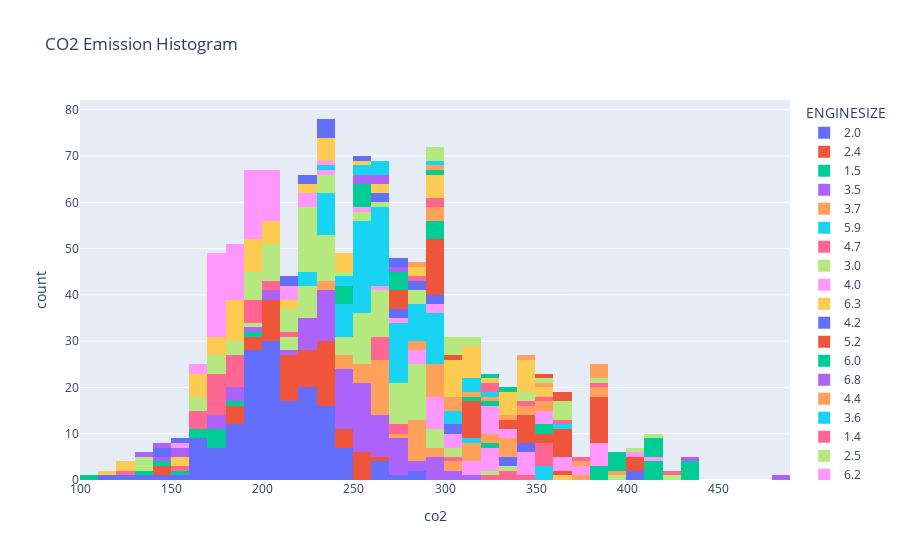

Source (notebook cell):
### Code cell
fig = px.histogram(
    df , 
    x='CO2EMISSIONS' ,
    color= 'ENGINESIZE',
    labels={'CO2EMISSIONS' :'co2'},
    nbins=40,
    title='CO2 Emission Histogram'
)
fig.show()

### Figure 1 — Plotly figure (JSON) as saved in the notebook; plotly's stock layout.template omitted (floating-point values rounded to 4 significant figures; data arrays with more than 128 entries replaced by an {"elided": "..."} marker saying what was removed)
{"data": [{"alignmentgroup": "True", "bingroup": "x", "hovertemplate": "ENGINESIZE=2.0<br>co2=%{x}<br>count=%{y}<extra></extra>", "legendgroup": "2.0", "marker": {"color": "#636efa", "pattern": {"shape": ""}}, "name": "2.0", "nbinsx": 40, "offsetgroup": "2.0", "orientation": "v", "showlegend": true, "type": "histogram", "x": {"elided": "158 int values"}, "xaxis": "x", "yaxis": "y"}, {"alignmentgroup": "True", "bingroup": "x", "hovertemplate": "ENGINESIZE=2.4<br>co2=%{x}<br>count=%{y}<extra></extra>", "legendgroup": "2.4", "marker": {"color": "#EF553B", "pattern": {"shape": ""}}, "name": "2.4", "nbinsx": 40, "offsetgroup": "2.4", "orientation": "v", "showlegend": true, "type": "histogram", "x": [221, 212, 225, 189, 189, 218, 209, 230, 200, 244, 235, 232, 246, 225, 230, 225, 230, 198, 202, 212, 202, 255, 209, 230, 182, 186, 200, 209, 216, 237, 255, 196, 143, 145, 230, 244, 218, 230, 232, 251, 225, 216, 235, 216, 255, 225, 216, 235, 216, 255, 200, 237, 253, 230, 260, 246, 218, 198, 209, 228, 228], "xaxis": "x", "yaxis": "y"}, {"alignmentgroup": "True", "bingroup": "x", "hovertemplate": "ENGINESIZE=1.5<br>co2=%{x}<br>count=%{y}<extra></extra>", "legendgroup": "1.5", "marker": {"color": "#00cc96", "pattern": {"shape": ""}}, "name": "1.5", "nbinsx": 40, "offsetgroup": "1.5", "orientation": "v", "showlegend": true, "type": "histogram", "x": [136, 196, 186, 145, 159, 172, 177, 177, 170, 108, 168, 163], "xaxis": "x", "yaxis": "y"}, {"alignmentgroup": "True", "bingroup": "x", "hovertemplate": "ENGINESIZE=3.5<br>co2=%{x}<br>count=%{y}<extra></extra>", "legendgroup": "3.5", "marker": {"color": "#ab63fa", "pattern": {"shape": ""}}, "name": "3.5", "nbinsx": 40, "offsetgroup": "3.5", "orientation": "v", "showlegend": true, "type": "histogram", "x": [255, 244, 230, 232, 239, 248, 264, 299, 274, 254, 288, 267, 292, 294, 317, 308, 264, 278, 294, 271, 237, 229, 258, 251, 209, 221, 251, 246, 244, 265, 276, 308, 172, 189, 175, 244, 253, 276, 221, 239, 253, 175, 244, 253, 244, 269, 255, 189, 271, 294, 242, 224, 242, 239, 244, 242, 235, 230, 239, 242, 239, 235, 202, 260, 278, 256, 225, 214, 251, 271, 244, 253, 255, 221, 221, 258, 264, 191, 189, 260, 285, 253, 260], "xaxis": "x", "yaxis": "y"}, {"alignmentgroup": "True", "bingroup": "x", "hovertemplate": "ENGINESIZE=3.7<br>co2=%{x}<br>count=%{y}<extra></extra>", "legendgroup": "3.7", "marker": {"color": "#FFA15A", "pattern": {"shape": ""}}, "name": "3.7", "nbinsx": 40, "offsetgroup": "3.7", "orientation": "v", "showlegend": true, "type": "histogram", "x": [255, 267, 281, 283, 264, 283, 264, 308, 288, 308, 288, 235, 244, 244, 235, 248, 265, 269, 283, 255, 267, 253, 267, 271, 294, 260, 281, 281, 262, 283, 290, 253, 264, 262, 269], "xaxis": "x", "yaxis": "y"}, {"alignmentgroup": "True", "bingroup": "x", "hovertemplate": "ENGINESIZE=5.9<br>co2=%{x}<br>count=%{y}<extra></extra>", "legendgroup": "5.9", "marker": {"color": "#19d3f3", "pattern": {"shape": ""}}, "name": "5.9", "nbinsx": 40, "offsetgroup": "5.9", "orientation": "v", "showlegend": true, "type": "histogram", "x": [359, 359, 359], "xaxis": "x", "yaxis": "y"}, {"alignmentgroup": "True", "bingroup": "x", "hovertemplate": "ENGINESIZE=4.7<br>co2=%{x}<br>count=%{y}<extra></extra>", "legendgroup": "4.7", "marker": {"color": "#FF6692", "pattern": {"shape": ""}}, "name": "4.7", "nbinsx": 40, "offsetgroup": "4.7", "orientation": "v", "showlegend": true, "type": "histogram", "x": [338, 354, 338, 354, 347, 352, 304, 264, 267, 269, 262, 350, 359, 327, 278, 276, 269], "xaxis": "x", "yaxis": "y"}, {"alignmentgroup": "True", "bingroup": "x", "hovertemplate": "ENGINESIZE=3.0<br>co2=%{x}<br>count=%{y}<extra></extra>", "legendgroup": "3.0", "marker": {"color": "#B6E880", "pattern": {"shape": ""}}, "name": "3.0", "nbinsx": 40, "offsetgroup": "3.0", "orientation": "v", "showlegend": true, "type": "histogram", "x": [251, 224, 258, 224, 258, 227, 258, 230, 258, 246, 304, 294, 262, 285, 262, 285, 267, 292, 221, 230, 228, 237, 232, 221, 230, 228, 237, 213, 232, 246, 232, 246, 191, 214, 212, 260, 253, 255, 274, 278, 253, 278, 253, 255, 237, 244, 281, 285, 285, 267, 334, 285, 285, 278, 283, 283, 277, 292, 292, 301, 324, 278, 235, 281, 251, 260, 264, 260, 286, 275, 281, 264, 264, 271, 271], "xaxis": "x", "yaxis": "y"}, {"alignmentgroup": "True", "bingroup": "x", "hovertemplate": "ENGINESIZE=4.0<br>co2=%{x}<br>count=%{y}<extra></extra>", "legendgroup": "4.0", "marker": {"color": "#FF97FF", "pattern": {"shape": ""}}, "name": "4.0", "nbinsx": 40, "offsetgroup": "4.0", "orientation": "v", "showlegend": true, "type": "histogram", "x": [260, 288, 290, 281, 281, 297, 297, 320, 322, 292, 315, 301, 327, 315, 297, 297, 297, 320, 301, 306, 322, 310], "xaxis": "x", "yaxis": "y"}, {"alignmentgroup": "True", "bingroup": "x", "hovertemplate": "ENGINESIZE=6.3<br>co2=%{x}<br>count=%{y}<extra></extra>", "legendgroup": "6.3", "marker": {"color": "#FECB52", "pattern": {"shape": ""}}, "name": "6.3", "nbinsx": 40, "offsetgroup": "6.3", "orientation": "v", "showlegend": true, "type": "histogram", "x": [361], "xaxis": "x", "yaxis": "y"}, {"alignmentgroup": "True", "bingroup": "x", "hovertemplate": "ENGINESIZE=4.2<br>co2=%{x}<br>count=%{y}<extra></extra>", "legendgroup": "4.2", "marker": {"color": "#636efa", "pattern": {"shape": ""}}, "name": "4.2", "nbinsx": 40, "offsetgroup": "4.2", "orientation": "v", "showlegend": true, "type": "histogram", "x": [336, 407, 336, 407, 306, 308], "xaxis": "x", "yaxis": "y"}, {"alignmentgroup": "True", "bingroup": "x", "hovertemplate": "ENGINESIZE=5.2<br>co2=%{x}<br>count=%{y}<extra></extra>", "legendgroup": "5.2", "marker": {"color": "#EF553B", "pattern": {"shape": ""}}, "name": "5.2", "nbinsx": 40, "offsetgroup": "5.2", "orientation": "v", "showlegend": true, "type": "histogram", "x": [354, 409, 354, 409, 361, 400], "xaxis": "x", "yaxis": "y"}, {"alignmentgroup": "True", "bingroup": "x", "hovertemplate": "ENGINESIZE=6.0<br>co2=%{x}<br>count=%{y}<extra></extra>", "legendgroup": "6.0", "marker": {"color": "#00cc96", "pattern": {"shape": ""}}, "name": "6.0", "nbinsx": 40, "offsetgroup": "6.0", "orientation": "v", "showlegend": true, "type": "histogram", "x": [356, 380, 380, 380, 356, 432, 411, 435, 413, 432, 411, 435, 413, 327], "xaxis": "x", "yaxis": "y"}, {"alignmentgroup": "True", "bingroup": "x", "hovertemplate": "ENGINESIZE=6.8<br>co2=%{x}<br>count=%{y}<extra></extra>", "legendgroup": "6.8", "marker": {"color": "#ab63fa", "pattern": {"shape": ""}}, "name": "6.8", "nbinsx": 40, "offsetgroup": "6.8", "orientation": "v", "showlegend": true, "type": "histogram", "x": [437, 488], "xaxis": "x", "yaxis": "y"}, {"alignmentgroup": "True", "bingroup": "x", "hovertemplate": "ENGINESIZE=4.4<br>co2=%{x}<br>count=%{y}<extra></extra>", "legendgroup": "4.4", "marker": {"color": "#FFA15A", "pattern": {"shape": ""}}, "name": "4.4", "nbinsx": 40, "offsetgroup": "4.4", "orientation": "v", "showlegend": true, "type": "histogram", "x": [281, 292, 292, 281, 292, 292, 292, 292, 292, 338, 317, 338, 317, 338, 317, 338, 317, 320, 370, 324], "xaxis": "x", "yaxis": "y"}, {"alignmentgroup": "True", "bingroup": "x", "hovertemplate": "ENGINESIZE=3.6<br>co2=%{x}<br>count=%{y}<extra></extra>", "legendgroup": "3.6", "marker": {"color": "#19d3f3", "pattern": {"shape": ""}}, "name": "3.6", "nbinsx": 40, "offsetgroup": "3.6", "orientation": "v", "showlegend": true, "type": "histogram", "x": [283, 290, 264, 250, 264, 264, 251, 260, 258, 262, 248, 260, 294, 260, 262, 283, 294, 262, 271, 290, 258, 269, 242, 276, 259, 290, 272, 244, 229, 283, 290, 237, 242, 230, 242, 230, 251, 251, 237, 237, 222, 276, 269, 242, 230, 258, 258, 237, 251, 251, 237, 258, 251, 235, 222, 278, 250, 271, 264, 285, 276, 259, 283, 297, 276, 259, 290, 272, 278, 250, 294, 294, 308, 308, 276, 313, 251, 255, 290, 285, 274, 269, 260, 262, 254, 267, 269, 301, 283, 248, 278, 281], "xaxis": "x", "yaxis": "y"}, {"alignmentgroup": "True", "bingroup": "x", "hovertemplate": "ENGINESIZE=1.4<br>co2=%{x}<br>count=%{y}<extra></extra>", "legendgroup": "1.4", "marker": {"color": "#FF6692", "pattern": {"shape": ""}}, "name": "1.4", "nbinsx": 40, "offsetgroup": "1.4", "orientation": "v", "showlegend": true, "type": "histogram", "x": [196, 212, 179, 179, 177, 163, 184, 173, 184, 172, 191, 182, 191, 182, 193, 186, 207, 168, 168, 179, 179, 182, 166, 179, 182, 156, 179, 200, 193, 124], "xaxis": "x", "yaxis": "y"}, {"alignmentgroup": "True", "bingroup": "x", "hovertemplate": "ENGINESIZE=2.5<br>co2=%{x}<br>count=%{y}<extra></extra>", "legendgroup": "2.5", "marker": {"color": "#B6E880", "pattern": {"shape": ""}}, "name": "2.5", "nbinsx": 40, "offsetgroup": "2.5", "orientation": "v", "showlegend": true, "type": "histogram", "x": [207, 221, 184, 216, 205, 228, 239, 196, 138, 223, 239, 223, 198, 205, 170, 168, 177, 168, 223, 225, 175, 186, 168, 175, 283, 260, 202, 191, 198, 207, 207, 198, 223, 258, 288, 258, 288, 198, 228, 207, 225, 189, 131, 138, 205, 216, 218, 225, 221, 232, 218, 216, 223, 225, 223, 232], "xaxis": "x", "yaxis": "y"}, {"alignmentgroup": "True", "bingroup": "x", "hovertemplate": "ENGINESIZE=6.2<br>co2=%{x}<br>count=%{y}<extra></extra>", "legendgroup": "6.2", "marker": {"color": "#FF97FF", "pattern": {"shape": ""}}, "name": "6.2", "nbinsx": 40, "offsetgroup": "6.2", "orientation": "v", "showlegend": true, "type": "histogram", "x": [382, 340, 382, 340, 382, 340, 338, 322, 377, 354, 294, 292, 382, 340, 276, 258, 324, 329, 366, 402, 414, 324, 329, 338, 322, 377, 354, 347, 352, 380, 361, 361], "xaxis": "x", "yaxis": "y"}, {"alignmentgroup": "True", "bingroup": "x", "hovertemplate": "ENGINESIZE=1.8<br>co2=%{x}<br>count=%{y}<extra></extra>", "legendgroup": "1.8", "marker": {"color": "#FECB52", "pattern": {"shape": ""}}, "name": "1.8", "nbinsx": 40, "offsetgroup": "1.8", "orientation": "v", "showlegend": true, "type": "histogram", "x": [202, 189, 191, 182, 191, 182, 161, 166, 175, 191, 184, 129, 216, 216, 205, 207, 161, 179, 184, 182, 177, 168, 163, 170, 156, 159, 196, 189, 110, 126, 196, 200, 200, 189, 189, 198, 198], "xaxis": "x", "yaxis": "y"}, {"alignmentgroup": "True", "bingroup": "x", "hovertemplate": "ENGINESIZE=4.3<br>co2=%{x}<br>count=%{y}<extra></extra>", "legendgroup": "4.3", "marker": {"color": "#636efa", "pattern": {"shape": ""}}, "name": "4.3", "nbinsx": 40, "offsetgroup": "4.3", "orientation": "v", "showlegend": true, "type": "histogram", "x": [347, 271, 269, 290, 285, 347, 271, 269, 290, 285], "xaxis": "x", "yaxis": "y"}, {"alignmentgroup": "True", "bingroup": "x", "hovertemplate": "ENGINESIZE=5.3<br>co2=%{x}<br>count=%{y}<extra></extra>", "legendgroup": "5.3", "marker": {"color": "#EF553B", "pattern": {"shape": ""}}, "name": "5.3", "nbinsx": 40, "offsetgroup": "5.3", "orientation": "v", "showlegend": true, "type": "histogram", "x": [366, 334, 380, 344, 380, 344, 380, 362, 380, 344, 380, 362, 292, 270, 299, 277, 317, 294, 317, 294, 317, 294, 317, 294, 366, 334, 380, 344, 380, 344, 380, 362, 380, 344, 380, 362, 292, 270, 299, 277, 317, 294, 317, 294, 317, 294, 317, 294], "xaxis": "x", "yaxis": "y"}, {"alignmentgroup": "True", "bingroup": "x", "hovertemplate": "ENGINESIZE=4.8<br>co2=%{x}<br>count=%{y}<extra></extra>", "legendgroup": "4.8", "marker": {"color": "#00cc96", "pattern": {"shape": ""}}, "name": "4.8", "nbinsx": 40, "offsetgroup": "4.8", "orientation": "v", "showlegend": true, "type": "histogram", "x": [414, 419, 414, 419, 320, 299, 315, 292, 294, 297], "xaxis": "x", "yaxis": "y"}, {"alignmentgroup": "True", "bingroup": "x", "hovertemplate": "ENGINESIZE=1.2<br>co2=%{x}<br>count=%{y}<extra></extra>", "legendgroup": "1.2", "marker": {"color": "#ab63fa", "pattern": {"shape": ""}}, "name": "1.2", "nbinsx": 40, "offsetgroup": "1.2", "orientation": "v", "showlegend": true, "type": "histogram", "x": [159, 159, 138, 147], "xaxis": "x", "yaxis": "y"}, {"alignmentgroup": "True", "bingroup": "x", "hovertemplate": "ENGINESIZE=5.7<br>co2=%{x}<br>count=%{y}<extra></extra>", "legendgroup": "5.7", "marker": {"color": "#FFA15A", "pattern": {"shape": ""}}, "name": "5.7", "nbinsx": 40, "offsetgroup": "5.7", "orientation": "v", "showlegend": true, "type": "histogram", "x": [294, 308, 301, 294, 294, 308, 331, 340, 380, 340, 313, 354, 324, 384, 356, 373], "xaxis": "x", "yaxis": "y"}, {"alignmentgroup": "True", "bingroup": "x", "hovertemplate": "ENGINESIZE=6.4<br>co2=%{x}<br>count=%{y}<extra></extra>", "legendgroup": "6.4", "marker": {"color": "#19d3f3", "pattern": {"shape": ""}}, "name": "6.4", "nbinsx": 40, "offsetgroup": "6.4", "orientation": "v", "showlegend": true, "type": "histogram", "x": [317, 320, 317, 317, 363], "xaxis": "x", "yaxis": "y"}, {"alignmentgroup": "True", "bingroup": "x", "hovertemplate": "ENGINESIZE=4.6<br>co2=%{x}<br>count=%{y}<extra></extra>", "legendgroup": "4.6", "marker": {"color": "#FF6692", "pattern": {"shape": ""}}, "name": "4.6", "nbinsx": 40, "offsetgroup": "4.6", "orientation": "v", "showlegend": true, "type": "histogram", "x": [373, 350, 386, 368, 320, 283, 297, 297, 329, 347], "xaxis": "x", "yaxis": "y"}, {"alignmentgroup": "True", "bingroup": "x", "hovertemplate": "ENGINESIZE=5.4<br>co2=%{x}<br>count=%{y}<extra></extra>", "legendgroup": "5.4", "marker": {"color": "#B6E880", "pattern": {"shape": ""}}, "name": "5.4", "nbinsx": 40, "offsetgroup": "5.4", "orientation": "v", "showlegend": true, "type": "histogram", "x": [396, 360, 421, 382, 368, 346, 368, 346], "xaxis": "x", "yaxis": "y"}, {"alignmentgroup": "True", "bingroup": "x", "hovertemplate": "ENGINESIZE=1.6<br>co2=%{x}<br>count=%{y}<extra></extra>", "legendgroup": "1.6", "marker": {"color": "#FF97FF", "pattern": {"shape": ""}}, "name": "1.6", "nbinsx": 40, "offsetgroup": "1.6", "orientation": "v", "showlegend": true, "type": "histogram", "x": [209, 214, 175, 175, 161, 184, 186, 218, 232, 177, 177, 177, 184, 202, 196, 223, 225, 216, 221, 175, 177, 175, 205, 207, 179, 179, 179, 179, 200, 179, 175, 168, 200, 179, 179, 179, 191, 184, 191, 184, 207, 196, 191, 184, 207, 196, 191, 184, 191, 184, 191, 184, 207, 196, 191, 184, 207, 196, 191, 184, 186, 198, 200, 152, 177], "xaxis": "x", "yaxis": "y"}, {"alignmentgroup": "True", "bingroup": "x", "hovertemplate": "ENGINESIZE=5.0<br>co2=%{x}<br>count=%{y}<extra></extra>", "legendgroup": "5.0", "marker": {"color": "#FECB52", "pattern": {"shape": ""}}, "name": "5.0", "nbinsx": 40, "offsetgroup": "5.0", "orientation": "v", "showlegend": true, "type": "histogram", "x": [336, 315, 336, 315, 343, 320, 340, 318, 264, 292, 304, 334, 294, 306, 290, 306, 306, 280, 306, 280, 306, 306, 301, 290, 315, 310, 315, 310, 354, 347, 342, 345, 338, 331, 354, 347, 342, 290, 262], "xaxis": "x", "yaxis": "y"}, {"alignmentgroup": "True", "bingroup": "x", "hovertemplate": "ENGINESIZE=1.0<br>co2=%{x}<br>count=%{y}<extra></extra>", "legendgroup": "1.0", "marker": {"color": "#636efa", "pattern": {"shape": ""}}, "name": "1.0", "nbinsx": 40, "offsetgroup": "1.0", "orientation": "v", "showlegend": true, "type": "histogram", "x": [152, 147, 147], "xaxis": "x", "yaxis": "y"}, {"alignmentgroup": "True", "bingroup": "x", "hovertemplate": "ENGINESIZE=5.8<br>co2=%{x}<br>count=%{y}<extra></extra>", "legendgroup": "5.8", "marker": {"color": "#EF553B", "pattern": {"shape": ""}}, "name": "5.8", "nbinsx": 40, "offsetgroup": "5.8", "orientation": "v", "showlegend": true, "type": "histogram", "x": [304], "xaxis": "x", "yaxis": "y"}, {"alignmentgroup": "True", "bingroup": "x", "hovertemplate": "ENGINESIZE=3.8<br>co2=%{x}<br>count=%{y}<extra></extra>", "legendgroup": "3.8", "marker": {"color": "#00cc96", "pattern": {"shape": ""}}, "name": "3.8", "nbinsx": 40, "offsetgroup": "3.8", "orientation": "v", "showlegend": true, "type": "histogram", "x": [255, 334, 297, 248, 253, 253, 258, 244, 248, 246, 251, 322, 274, 274, 274, 274], "xaxis": "x", "yaxis": "y"}, {"alignmentgroup": "True", "bingroup": "x", "hovertemplate": "ENGINESIZE=3.3<br>co2=%{x}<br>count=%{y}<extra></extra>", "legendgroup": "3.3", "marker": {"color": "#ab63fa", "pattern": {"shape": ""}}, "name": "3.3", "nbinsx": 40, "offsetgroup": "3.3", "orientation": "v", "showlegend": true, "type": "histogram", "x": [258, 267, 251, 262, 271], "xaxis": "x", "yaxis": "y"}, {"alignmentgroup": "True", "bingroup": "x", "hovertemplate": "ENGINESIZE=5.6<br>co2=%{x}<br>count=%{y}<extra></extra>", "legendgroup": "5.6", "marker": {"color": "#FFA15A", "pattern": {"shape": ""}}, "name": "5.6", "nbinsx": 40, "offsetgroup": "5.6", "orientation": "v", "showlegend": true, "type": "histogram", "x": [283, 294, 345, 380, 359, 398], "xaxis": "x", "yaxis": "y"}, {"alignmentgroup": "True", "bingroup": "x", "hovertemplate": "ENGINESIZE=3.2<br>co2=%{x}<br>count=%{y}<extra></extra>", "legendgroup": "3.2", "marker": {"color": "#19d3f3", "pattern": {"shape": ""}}, "name": "3.2", "nbinsx": 40, "offsetgroup": "3.2", "orientation": "v", "showlegend": true, "type": "histogram", "x": [242, 248, 253, 267, 235, 258, 264, 260, 294], "xaxis": "x", "yaxis": "y"}, {"alignmentgroup": "True", "bingroup": "x", "hovertemplate": "ENGINESIZE=6.5<br>co2=%{x}<br>count=%{y}<extra></extra>", "legendgroup": "6.5", "marker": {"color": "#FF6692", "pattern": {"shape": ""}}, "name": "6.5", "nbinsx": 40, "offsetgroup": "6.5", "orientation": "v", "showlegend": true, "type": "histogram", "x": [421], "xaxis": "x", "yaxis": "y"}, {"alignmentgroup": "True", "bingroup": "x", "hovertemplate": "ENGINESIZE=5.5<br>co2=%{x}<br>count=%{y}<extra></extra>", "legendgroup": "5.5", "marker": {"color": "#B6E880", "pattern": {"shape": ""}}, "name": "5.5", "nbinsx": 40, "offsetgroup": "5.5", "orientation": "v", "showlegend": true, "type": "histogram", "x": [308, 301, 301, 297, 310, 297, 310, 419, 407, 363, 356, 304, 292, 246], "xaxis": "x", "yaxis": "y"}, {"alignmentgroup": "True", "bingroup": "x", "hovertemplate": "ENGINESIZE=2.1<br>co2=%{x}<br>count=%{y}<extra></extra>", "legendgroup": "2.1", "marker": {"color": "#FF97FF", "pattern": {"shape": ""}}, "name": "2.1", "nbinsx": 40, "offsetgroup": "2.1", "orientation": "v", "showlegend": true, "type": "histogram", "x": [194, 230], "xaxis": "x", "yaxis": "y"}, {"alignmentgroup": "True", "bingroup": "x", "hovertemplate": "ENGINESIZE=3.4<br>co2=%{x}<br>count=%{y}<extra></extra>", "legendgroup": "3.4", "marker": {"color": "#FECB52", "pattern": {"shape": ""}}, "name": "3.4", "nbinsx": 40, "offsetgroup": "3.4", "orientation": "v", "showlegend": true, "type": "histogram", "x": [232, 246, 237, 246, 242, 253, 232, 246, 225, 239, 225, 239], "xaxis": "x", "yaxis": "y"}, {"alignmentgroup": "True", "bingroup": "x", "hovertemplate": "ENGINESIZE=2.7<br>co2=%{x}<br>count=%{y}<extra></extra>", "legendgroup": "2.7", "marker": {"color": "#636efa", "pattern": {"shape": ""}}, "name": "2.7", "nbinsx": 40, "offsetgroup": "2.7", "orientation": "v", "showlegend": true, "type": "histogram", "x": [212, 228, 212, 228, 237, 251, 235, 274, 271, 230, 235], "xaxis": "x", "yaxis": "y"}, {"alignmentgroup": "True", "bingroup": "x", "hovertemplate": "ENGINESIZE=6.6<br>co2=%{x}<br>count=%{y}<extra></extra>", "legendgroup": "6.6", "marker": {"color": "#EF553B", "pattern": {"shape": ""}}, "name": "6.6", "nbinsx": 40, "offsetgroup": "6.6", "orientation": "v", "showlegend": true, "type": "histogram", "x": [368, 368, 359], "xaxis": "x", "yaxis": "y"}, {"alignmentgroup": "True", "bingroup": "x", "hovertemplate": "ENGINESIZE=6.7<br>co2=%{x}<br>count=%{y}<extra></extra>", "legendgroup": "6.7", "marker": {"color": "#00cc96", "pattern": {"shape": ""}}, "name": "6.7", "nbinsx": 40, "offsetgroup": "6.7", "orientation": "v", "showlegend": true, "type": "histogram", "x": [393, 393, 393, 393], "xaxis": "x", "yaxis": "y"}, {"alignmentgroup": "True", "bingroup": "x", "hovertemplate": "ENGINESIZE=1.3<br>co2=%{x}<br>count=%{y}<extra></extra>", "legendgroup": "1.3", "marker": {"color": "#ab63fa", "pattern": {"shape": ""}}, "name": "1.3", "nbinsx": 40, "offsetgroup": "1.3", "orientation": "v", "showlegend": true, "type": "histogram", "x": [143], "xaxis": "x", "yaxis": "y"}, {"alignmentgroup": "True", "bingroup": "x", "hovertemplate": "ENGINESIZE=8.4<br>co2=%{x}<br>count=%{y}<extra></extra>", "legendgroup": "8.4", "marker": {"color": "#FFA15A", "pattern": {"shape": ""}}, "name": "8.4", "nbinsx": 40, "offsetgroup": "8.4", "orientation": "v", "showlegend": true, "type": "histogram", "x": [389, 389], "xaxis": "x", "yaxis": "y"}], "layout": {"barmode": "relative", "legend": {"title": {"text": "ENGINESIZE"}, "tracegroupgap": 0}, "title": {"text": "CO2 Emission Histogram"}, "xaxis": {"anchor": "y", "domain": [0, 1], "title": {"text": "co2"}}, "yaxis": {"anchor": "x", "domain": [0, 1], "title": {"text": "count"}}}}
